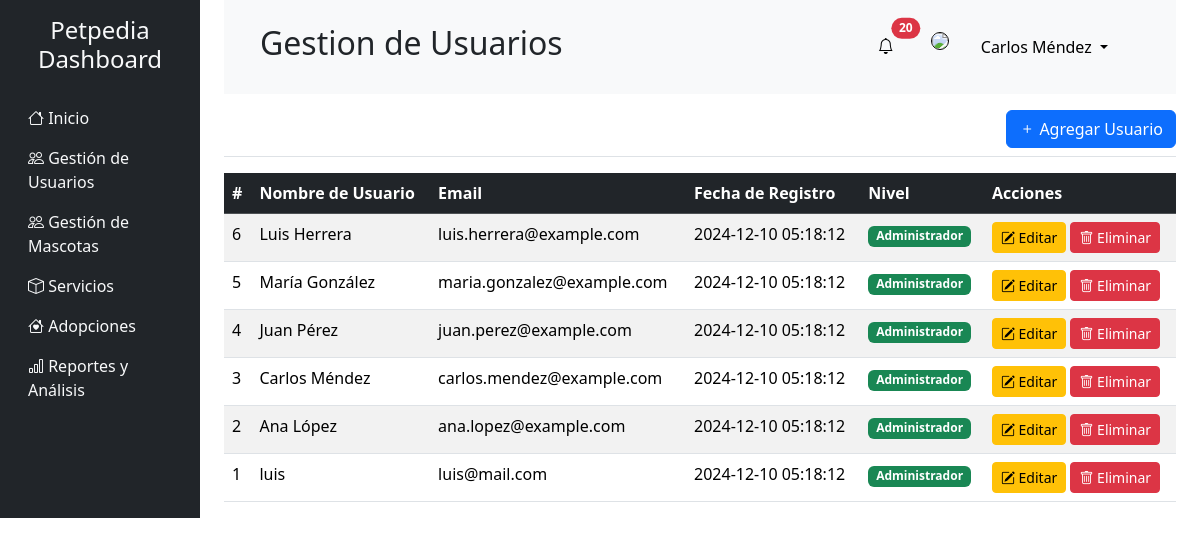
The app's page /users.php (signed in) with its own data.
### tables this page shows
CREATE TABLE users (
    user_id INT NOT NULL AUTO_INCREMENT,
    username VARCHAR(50) NOT NULL,
    email VARCHAR(100) UNIQUE NOT NULL,
    password VARCHAR(255) NOT NULL,
    level TINYINT NOT NULL,
    created_at DATETIME DEFAULT CURRENT_TIMESTAMP,
    user_img VARCHAR(100),    PRIMARY KEY (user_id)
);

### users.php (the view, shortened to what this page needs)
<?php
  include "./php/conexion.php";
  $sql="select * from users order by user_id DESC";
  $res=$conexion->query($sql)or die($conexion->error);
?>
<!DOCTYPE html>
<html lang="en">
  <head>
    <link
      href="https://cdn.jsdelivr.net/npm/bootstrap@5.3.2/dist/css/bootstrap.min.css"
      rel="stylesheet"
    />
    <link href="https://cdn.jsdelivr.net/npm/bootstrap-icons/font/bootstrap-icons.css" rel="stylesheet">
  </head>
  <body>
    <div class="container-fluid">
      <div class="row">
        <?php include "./layouts/aside.php" ?>
        <main class="col-md-9 ms-sm-auto col-lg-10 px-md-4">
        <?php include "./layouts/header.php" ?>
            <div class="d-flex justify-content-end flex-wrap flex-md-nowrap align-items-center pt-3 pb-2 mb-3 border-bottom">
              <button class="btn btn-primary" data-bs-toggle="modal" data-bs-target="#addUserModal">
                <i class="bi bi-plus"></i> Agregar Usuario
              </button>
            </div>
            <div class="table-responsive">
              <table class="table table-striped table-hover">
                <thead class="table-dark">
                  <tr>
                    <th>#</th>
                    <th>Nombre de Usuario</th>
                    <th>Email</th>
                    <th>Fecha de Registro</th>
                    <th>Nivel</th>
                    <th>Acciones</th>
                  </tr>
                </thead>
                <tbody>
                  <?php
                    while($fila=mysqli_fetch_array($res)){
                  ?>
                  <tr>
                    <td><?php echo $fila['user_id']  ?></td>
                    <td><?php echo $fila['username']  ?></td>
                    <td><?php echo $fila['email']  ?></td>
                    <td><?php echo $fila['created_at']  ?></td>
                    <td><?php
                      if($fila['level']==1){
                        echo '<span class="badge bg-success">Administrador</span>';
                      }
                      else{echo '<span class="badge bg-dark">Usuario</span>';}
                    ?></td>
                    <td>
                       <button class="btn btn-sm btn-warning btnEdit"
        data-id="<?php echo $fila['user_id']; ?>"
        data-username="<?php echo $fila['username']; ?>"
        data-mail="<?php echo $fila['email']; ?>"
        data-bs-toggle="modal"
        data-bs-target="#EditUserModal">
    <i class="bi bi-pencil-square"></i> Editar
</button>
  <button class="btn btn-sm btn-danger btnEliminar"
        data-id="<?php echo $fila['user_id']; ?>"
        data-bs-toggle="modal"
        data-bs-target="#deleteUserModal">
    <i class="bi bi-trash"></i> Eliminar
</button>
                    </td>
                  </tr>
                  <?php
                    }
                  ?>
                </tbody>
              </table>
            </div>
          </main>
        </div>
      </div>
  </body>
</html>

### records on screen
users: user_id "6", username "Luis Herrera", email "luis.herrera@example.com", created_at "2024-12-10 05:18:12", level "Administrador"
users: user_id "5", username "María González", email "maria.gonzalez@example.com", created_at "2024-12-10 05:18:12", level "Administrador"
users: user_id "4", username "Juan Pérez", email "juan.perez@example.com", created_at "2024-12-10 05:18:12", level "Administrador"
users: user_id "3", username "Carlos Méndez", email "carlos.mendez@example.com", created_at "2024-12-10 05:18:12", level "Administrador"
users: user_id "2", username "Ana López", email "ana.lopez@example.com", created_at "2024-12-10 05:18:12", level "Administrador"
users: user_id "1", username "luis", email "luis@mail.com", created_at "2024-12-10 05:18:12", level "Administrador"

### other values on screen
$title "Gestion de Usuarios"
$user['nombre'] "Carlos Méndez"
